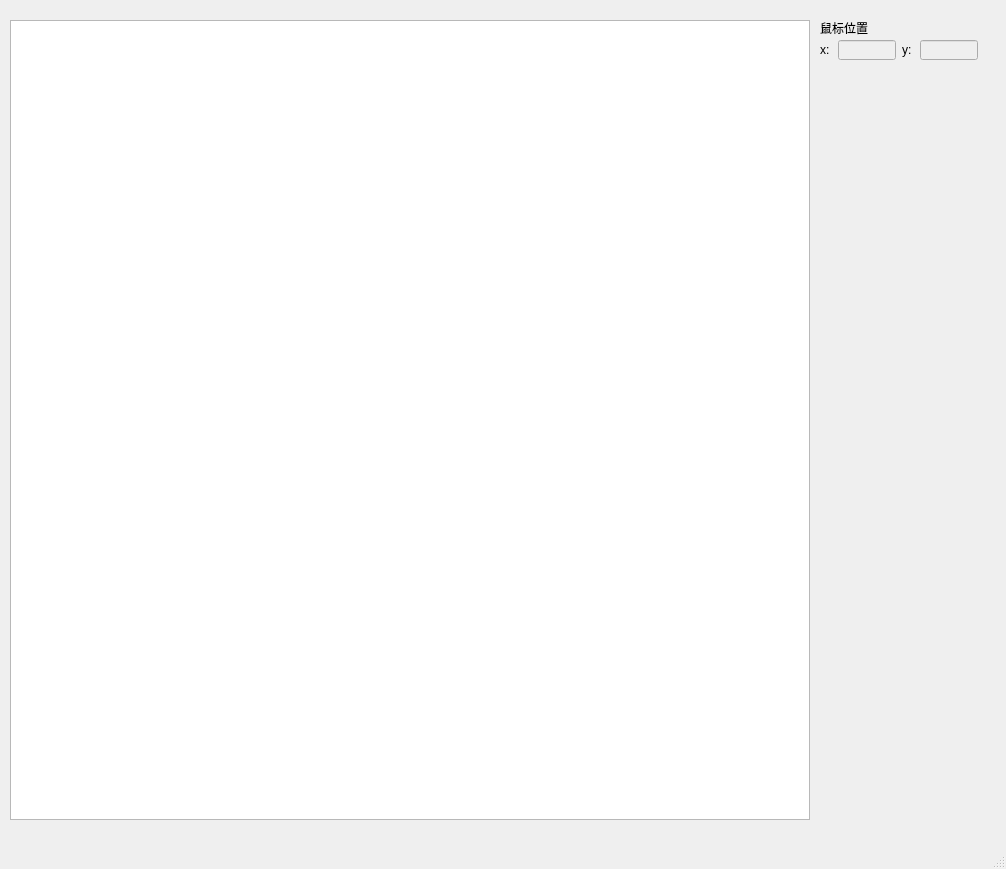
<?xml version="1.0" encoding="UTF-8"?>
<ui version="4.0">
 <class>mainWindow</class>
 <widget class="QMainWindow" name="mainWindow">
  <property name="geometry">
   <rect>
    <x>0</x>
    <y>0</y>
    <width>1006</width>
    <height>869</height>
   </rect>
  </property>
  <property name="windowTitle">
   <string>最近邻点对程序</string>
  </property>
  <widget class="QWidget" name="centralwidget">
   <widget class="MyView" name="PointZone">
    <property name="geometry">
     <rect>
      <x>10</x>
      <y>20</y>
      <width>800</width>
      <height>800</height>
     </rect>
    </property>
    <property name="minimumSize">
     <size>
      <width>800</width>
      <height>800</height>
     </size>
    </property>
    <property name="maximumSize">
     <size>
      <width>800</width>
      <height>800</height>
     </size>
    </property>
   </widget>
   <widget class="QLineEdit" name="ball_x">
    <property name="enabled">
     <bool>false</bool>
    </property>
    <property name="geometry">
     <rect>
      <x>838</x>
      <y>40</y>
      <width>58</width>
      <height>20</height>
     </rect>
    </property>
   </widget>
   <widget class="QLabel" name="ball_mouse">
    <property name="geometry">
     <rect>
      <x>820</x>
      <y>20</y>
      <width>121</width>
      <height>16</height>
     </rect>
    </property>
    <property name="text">
     <string>鼠标位置</string>
    </property>
   </widget>
   <widget class="QLineEdit" name="ball_y">
    <property name="enabled">
     <bool>false</bool>
    </property>
    <property name="geometry">
     <rect>
      <x>920</x>
      <y>40</y>
      <width>58</width>
      <height>20</height>
     </rect>
    </property>
   </widget>
   <widget class="QLabel" name="label_12">
    <property name="geometry">
     <rect>
      <x>902</x>
      <y>40</y>
      <width>12</width>
      <height>20</height>
     </rect>
    </property>
    <property name="text">
     <string>y:</string>
    </property>
   </widget>
   <widget class="QLabel" name="label_11">
    <property name="geometry">
     <rect>
      <x>820</x>
      <y>40</y>
      <width>12</width>
      <height>20</height>
     </rect>
    </property>
    <property name="text">
     <string>x:</string>
    </property>
   </widget>
  </widget>
  <widget class="QMenuBar" name="menubar">
   <property name="geometry">
    <rect>
     <x>0</x>
     <y>0</y>
     <width>1006</width>
     <height>23</height>
    </rect>
   </property>
  </widget>
  <widget class="QStatusBar" name="statusbar"/>
 </widget>
 <customwidgets>
  <customwidget>
   <class>MyView</class>
   <extends>QGraphicsView</extends>
   <header>myview.h</header>
  </customwidget>
 </customwidgets>
 <resources/>
 <connections/>
</ui>
